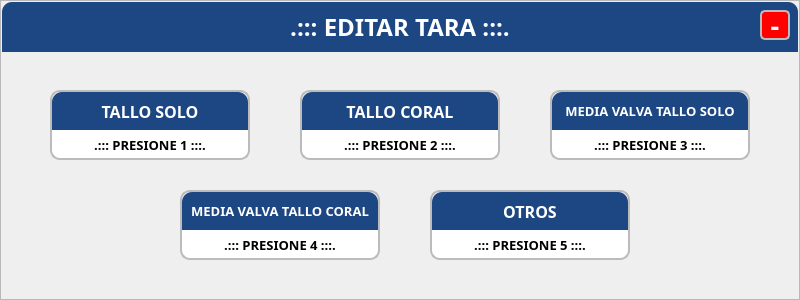
    <widget class="QFrame" name="frmEditarTaraAlerta">
     <property name="geometry">
      <rect>
       <x>400</x>
       <y>300</y>
       <width>800</width>
       <height>300</height>
      </rect>
     </property>
     <property name="styleSheet">
      <string notr="true">#frmEditarTaraAlerta{background-color: rgb(255, 255, 255);
color: rgb(0, 0, 0);
border:none;
border-radius: 10px;
border: 2px solid #D9D9D9;}</string>
     </property>
     <property name="frameShape">
      <enum>QFrame::StyledPanel</enum>
     </property>
     <property name="frameShadow">
      <enum>QFrame::Raised</enum>
     </property>
     <widget class="QFrame" name="frmBtnTalloSoloEditarTara">
      <property name="geometry">
       <rect>
        <x>50</x>
        <y>90</y>
        <width>200</width>
        <height>70</height>
       </rect>
      </property>
      <property name="styleSheet">
       <string notr="true">#frmBtnTalloSoloEditarTara{
background-color: rgb(255, 255, 255);
border-radius: 10px;
border: 2px solid #bbbbbb;
}</string>
      </property>
      <property name="frameShape">
       <enum>QFrame::StyledPanel</enum>
      </property>
      <property name="frameShadow">
       <enum>QFrame::Raised</enum>
      </property>
      <widget class="QLabel" name="lblPresione1EditarTara">
       <property name="geometry">
        <rect>
         <x>0</x>
         <y>40</y>
         <width>200</width>
         <height>30</height>
        </rect>
       </property>
       <property name="font">
        <font>
         <family>Poppins</family>
         <pointsize>10</pointsize>
         <weight>75</weight>
         <bold>true</bold>
        </font>
       </property>
       <property name="text">
        <string>.::: PRESIONE 1 :::.</string>
       </property>
       <property name="alignment">
        <set>Qt::AlignCenter</set>
       </property>
      </widget>
      <widget class="QLabel" name="lblEditarTaraTalloSolo">
       <property name="geometry">
        <rect>
         <x>2</x>
         <y>2</y>
         <width>196</width>
         <height>38</height>
        </rect>
       </property>
       <property name="font">
        <font>
         <family>Poppins</family>
         <pointsize>12</pointsize>
         <weight>75</weight>
         <bold>true</bold>
        </font>
       </property>
       <property name="styleSheet">
        <string notr="true">color: rgb(255, 255, 255);
border-top-left-radius: 10px;
border-top-right-radius: 10px;
background-color: rgb(29, 71, 131);</string>
       </property>
       <property name="text">
        <string>TALLO SOLO</string>
       </property>
       <property name="alignment">
        <set>Qt::AlignCenter</set>
       </property>
      </widget>
     </widget>
     <widget class="QFrame" name="frmBtnTalloCoralEditarTara">
      <property name="geometry">
       <rect>
        <x>300</x>
        <y>90</y>
        <width>200</width>
        <height>70</height>
       </rect>
      </property>
      <property name="styleSheet">
       <string notr="true">#frmBtnTalloCoralEditarTara{
background-color: rgb(255, 255, 255);
border-radius: 10px;
border: 2px solid #bbbbbb;
}</string>
      </property>
      <property name="frameShape">
       <enum>QFrame::StyledPanel</enum>
      </property>
      <property name="frameShadow">
       <enum>QFrame::Raised</enum>
      </property>
      <widget class="QLabel" name="lblPresione2EditarTara">
       <property name="geometry">
        <rect>
         <x>0</x>
         <y>40</y>
         <width>200</width>
         <height>30</height>
        </rect>
       </property>
       <property name="font">
        <font>
         <family>Poppins</family>
         <pointsize>10</pointsize>
         <weight>75</weight>
         <bold>true</bold>
        </font>
       </property>
       <property name="text">
        <string>.::: PRESIONE 2 :::.</string>
       </property>
       <property name="alignment">
        <set>Qt::AlignCenter</set>
       </property>
      </widget>
      <widget class="QLabel" name="lblEditarTaraTalloCoral">
       <property name="geometry">
        <rect>
         <x>2</x>
         <y>2</y>
         <width>196</width>
         <height>38</height>
        </rect>
       </property>
       <property name="font">
        <font>
         <family>Poppins</family>
         <pointsize>12</pointsize>
         <weight>75</weight>
         <bold>true</bold>
        </font>
       </property>
       <property name="styleSheet">
        <string notr="true">color: rgb(255, 255, 255);
border-top-left-radius: 10px;
border-top-right-radius: 10px;
background-color: rgb(29, 71, 131);</string>
       </property>
       <property name="text">
        <string>TALLO CORAL</string>
       </property>
       <property name="alignment">
        <set>Qt::AlignCenter</set>
       </property>
      </widget>
     </widget>
     <widget class="QFrame" name="frmBtnMediaValvaTalloSoloEditarTara">
      <property name="geometry">
       <rect>
        <x>550</x>
        <y>90</y>
        <width>200</width>
        <height>70</height>
       </rect>
      </property>
      <property name="styleSheet">
       <string notr="true">#frmBtnMediaValvaTalloSoloEditarTara{
background-color: rgb(255, 255, 255);
border-radius: 10px;
border: 2px solid #bbbbbb;
}</string>
      </property>
      <property name="frameShape">
       <enum>QFrame::StyledPanel</enum>
      </property>
      <property name="frameShadow">
       <enum>QFrame::Raised</enum>
      </property>
      <widget class="QLabel" name="lblPresione3EditarTara">
       <property name="geometry">
        <rect>
         <x>0</x>
         <y>40</y>
         <width>200</width>
         <height>30</height>
        </rect>
       </property>
       <property name="font">
        <font>
         <family>Poppins</family>
         <pointsize>10</pointsize>
         <weight>75</weight>
         <bold>true</bold>
        </font>
       </property>
       <property name="text">
        <string>.::: PRESIONE 3 :::.</string>
       </property>
       <property name="alignment">
        <set>Qt::AlignCenter</set>
       </property>
      </widget>
      <widget class="QLabel" name="lblEditarTaraMediaValvaTalloSolo">
       <property name="geometry">
        <rect>
         <x>2</x>
         <y>2</y>
         <width>196</width>
         <height>38</height>
        </rect>
       </property>
       <property name="font">
        <font>
         <family>Poppins</family>
         <pointsize>10</pointsize>
         <weight>75</weight>
         <bold>true</bold>
        </font>
       </property>
       <property name="styleSheet">
        <string notr="true">color: rgb(255, 255, 255);
border-top-left-radius: 10px;
border-top-right-radius: 10px;
background-color: rgb(29, 71, 131);</string>
       </property>
       <property name="text">
        <string>MEDIA VALVA TALLO SOLO</string>
       </property>
       <property name="alignment">
        <set>Qt::AlignCenter</set>
       </property>
      </widget>
     </widget>
     <widget class="QFrame" name="frmBtnMediaValvaTalloCoralEditarTara">
      <property name="geometry">
       <rect>
        <x>180</x>
        <y>190</y>
        <width>200</width>
        <height>70</height>
       </rect>
      </property>
      <property name="styleSheet">
       <string notr="true">#frmBtnMediaValvaTalloCoralEditarTara{
background-color: rgb(255, 255, 255);
border-radius: 10px;
border: 2px solid #bbbbbb;
}</string>
      </property>
      <property name="frameShape">
       <enum>QFrame::StyledPanel</enum>
      </property>
      <property name="frameShadow">
       <enum>QFrame::Raised</enum>
      </property>
      <widget class="QLabel" name="lblPresione4EditarTara">
       <property name="geometry">
        <rect>
         <x>0</x>
         <y>40</y>
         <width>200</width>
         <height>30</height>
        </rect>
       </property>
       <property name="font">
        <font>
         <family>Poppins</family>
         <pointsize>10</pointsize>
         <weight>75</weight>
         <bold>true</bold>
        </font>
       </property>
       <property name="text">
        <string>.::: PRESIONE 4 :::.</string>
       </property>
       <property name="alignment">
        <set>Qt::AlignCenter</set>
       </property>
      </widget>
      <widget class="QLabel" name="lblEditarTaraMediaValvaTalloCoral">
       <property name="geometry">
        <rect>
         <x>2</x>
         <y>2</y>
         <width>196</width>
         <height>38</height>
        </rect>
       </property>
       <property name="font">
        <font>
         <family>Poppins</family>
         <pointsize>10</pointsize>
         <weight>75</weight>
         <bold>true</bold>
        </font>
       </property>
       <property name="styleSheet">
        <string notr="true">color: rgb(255, 255, 255);
border-top-left-radius: 10px;
border-top-right-radius: 10px;
background-color: rgb(29, 71, 131);</string>
       </property>
       <property name="text">
        <string>MEDIA VALVA TALLO CORAL</string>
       </property>
       <property name="alignment">
        <set>Qt::AlignCenter</set>
       </property>
      </widget>
     </widget>
     <widget class="QFrame" name="frmBtnOtrosEditarTara">
      <property name="geometry">
       <rect>
        <x>430</x>
        <y>190</y>
        <width>200</width>
        <height>70</height>
       </rect>
      </property>
      <property name="styleSheet">
       <string notr="true">#frmBtnOtrosEditarTara{
background-color: rgb(255, 255, 255);
border-radius: 10px;
border: 2px solid #bbbbbb;
}</string>
      </property>
      <property name="frameShape">
       <enum>QFrame::StyledPanel</enum>
      </property>
      <property name="frameShadow">
       <enum>QFrame::Raised</enum>
      </property>
      <widget class="QLabel" name="lblPresione5EditarTara">
       <property name="geometry">
        <rect>
         <x>0</x>
         <y>40</y>
         <width>200</width>
         <height>30</height>
        </rect>
       </property>
       <property name="font">
        <font>
         <family>Poppins</family>
         <pointsize>10</pointsize>
         <weight>75</weight>
         <bold>true</bold>
        </font>
       </property>
       <property name="text">
        <string>.::: PRESIONE 5 :::.</string>
       </property>
       <property name="alignment">
        <set>Qt::AlignCenter</set>
       </property>
      </widget>
      <widget class="QLabel" name="lblEditarTaraOtros">
       <property name="geometry">
        <rect>
         <x>2</x>
         <y>2</y>
         <width>196</width>
         <height>38</height>
        </rect>
       </property>
       <property name="font">
        <font>
         <family>Poppins</family>
         <pointsize>12</pointsize>
         <weight>75</weight>
         <bold>true</bold>
        </font>
       </property>
       <property name="styleSheet">
        <string notr="true">color: rgb(255, 255, 255);
border-top-left-radius: 10px;
border-top-right-radius: 10px;
background-color: rgb(29, 71, 131);</string>
       </property>
       <property name="text">
        <string>OTROS</string>
       </property>
       <property name="alignment">
        <set>Qt::AlignCenter</set>
       </property>
      </widget>
     </widget>
     <widget class="QLabel" name="lblCerrarEditarTara">
      <property name="geometry">
       <rect>
        <x>760</x>
        <y>10</y>
        <width>30</width>
        <height>30</height>
       </rect>
      </property>
      <property name="font">
       <font>
        <family>Poppins</family>
        <pointsize>20</pointsize>
        <weight>75</weight>
        <bold>true</bold>
       </font>
      </property>
      <property name="styleSheet">
       <string notr="true">background-color: rgb(255, 0, 0);
color: rgb(255, 255, 255);
border-radius: 5px;
border: 2px solid #bbbbbb;</string>
      </property>
      <property name="text">
       <string>-</string>
      </property>
      <property name="alignment">
       <set>Qt::AlignCenter</set>
      </property>
     </widget>
     <widget class="QLabel" name="lblTituloEditarTara">
      <property name="geometry">
       <rect>
        <x>2</x>
        <y>2</y>
        <width>796</width>
        <height>50</height>
       </rect>
      </property>
      <property name="font">
       <font>
        <family>Poppins</family>
        <pointsize>18</pointsize>
        <weight>75</weight>
        <bold>true</bold>
       </font>
      </property>
      <property name="styleSheet">
       <string notr="true">background-color: rgb(29, 71, 131);
color: rgb(255, 255, 255);
border-top-left-radius: 10px;
border-top-right-radius: 10px;</string>
      </property>
      <property name="text">
       <string>.::: EDITAR TARA :::.</string>
      </property>
      <property name="alignment">
       <set>Qt::AlignCenter</set>
      </property>
     </widget>
     <zorder>lblTituloEditarTara</zorder>
     <zorder>frmBtnTalloSoloEditarTara</zorder>
     <zorder>frmBtnTalloCoralEditarTara</zorder>
     <zorder>frmBtnMediaValvaTalloSoloEditarTara</zorder>
     <zorder>frmBtnMediaValvaTalloCoralEditarTara</zorder>
     <zorder>frmBtnOtrosEditarTara</zorder>
     <zorder>lblCerrarEditarTara</zorder>
    </widget>
